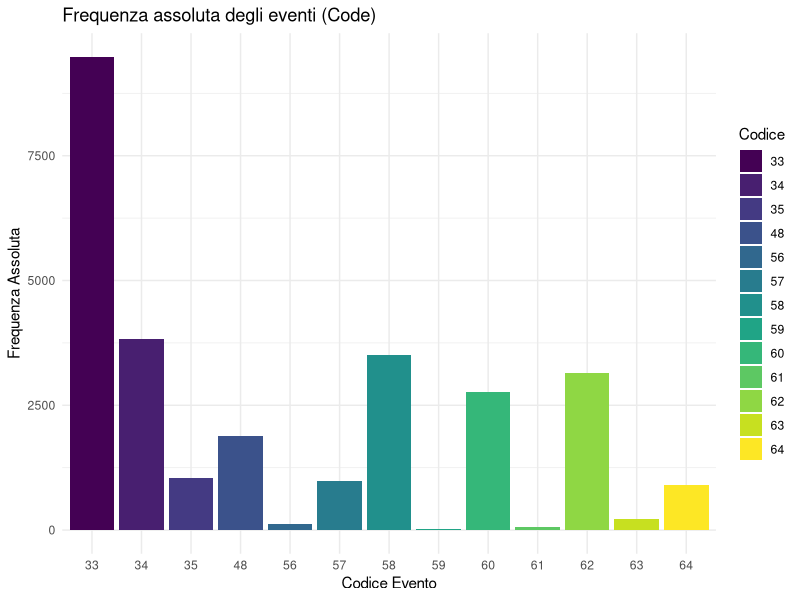
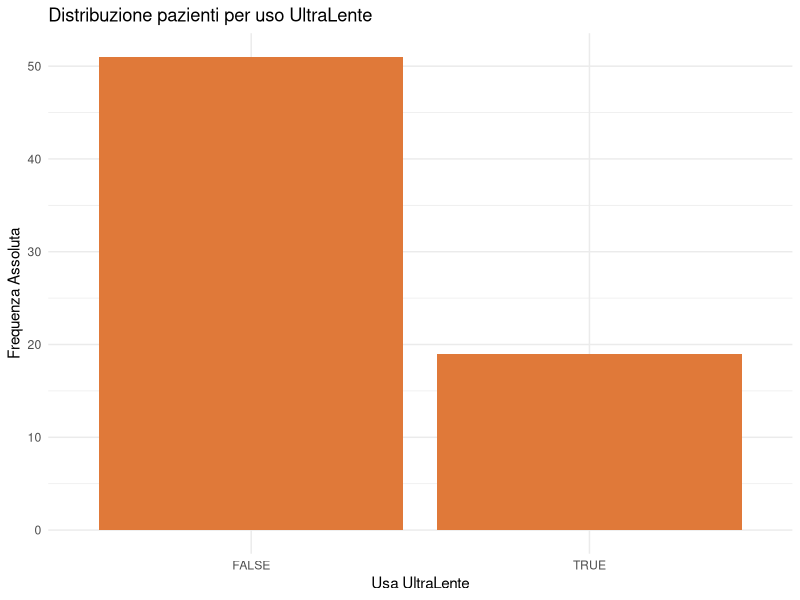
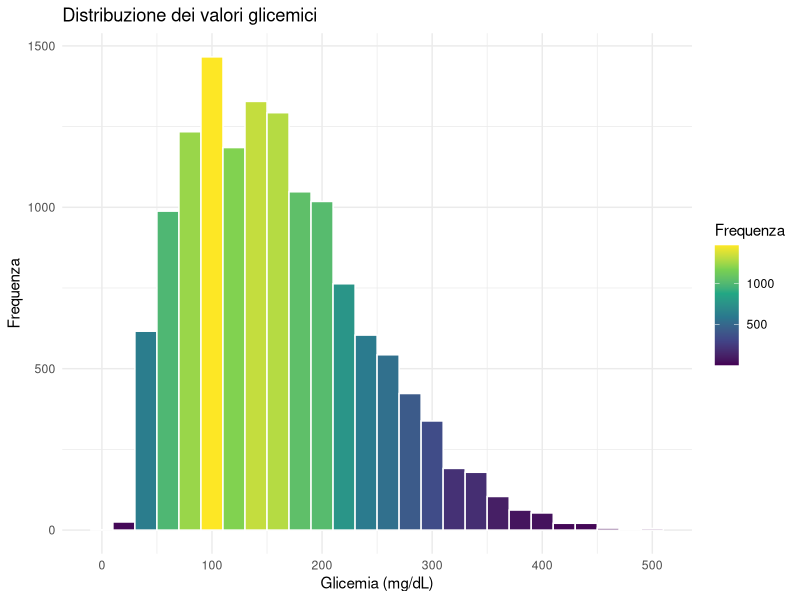
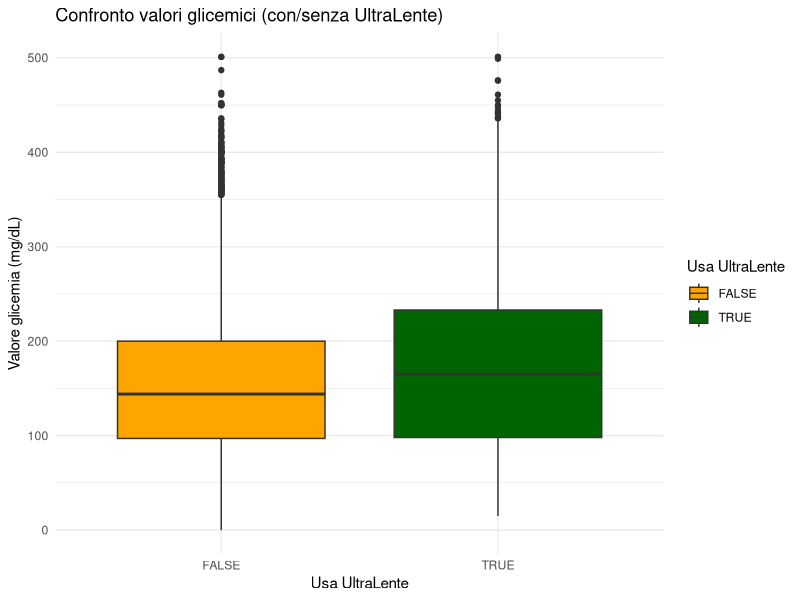
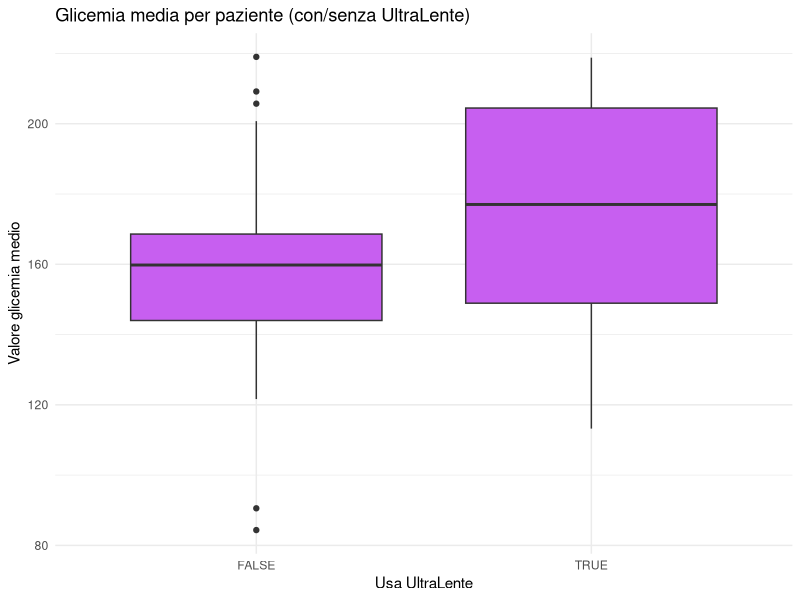
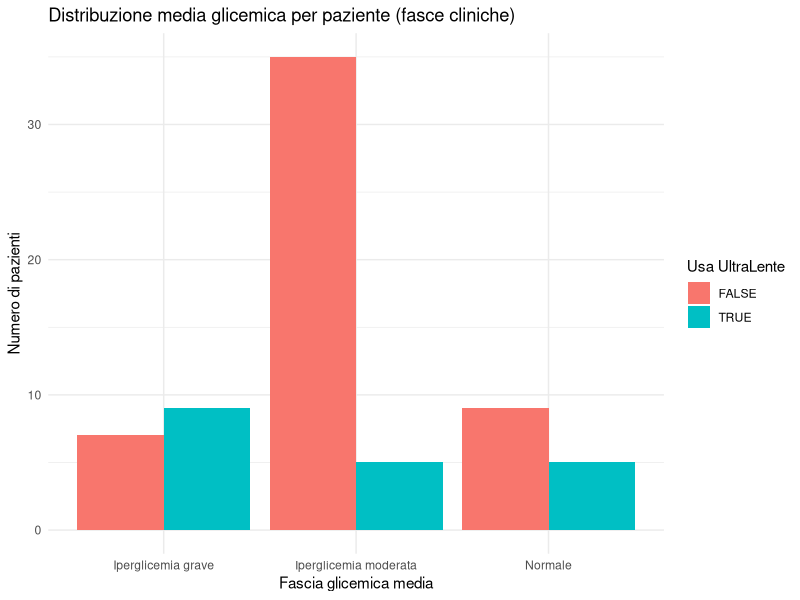
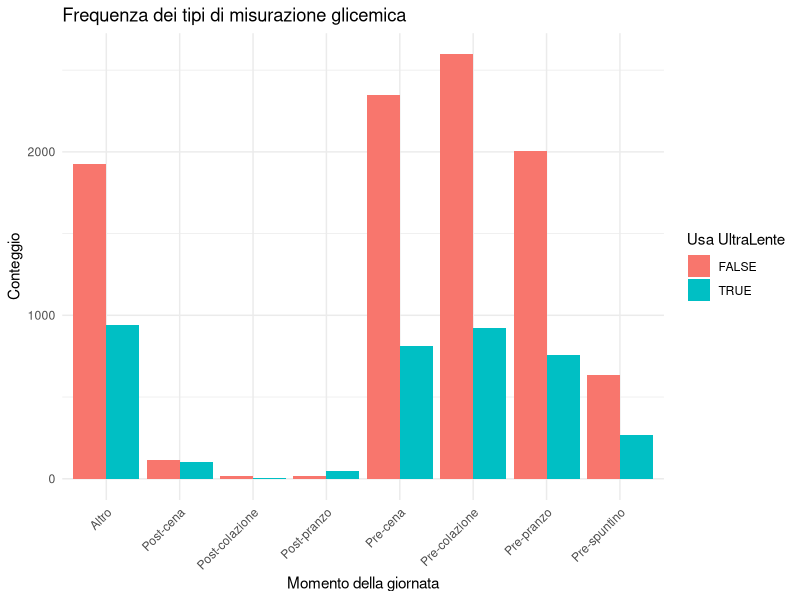
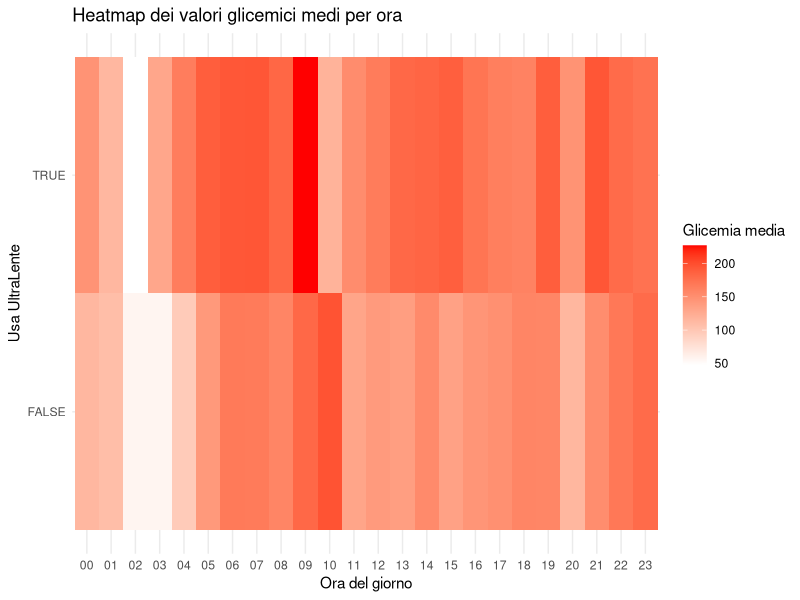

The R source for these figures, in order: (Note: this script raises an error after producing the figures.)
# 📦 Librerie necessarie
library(dplyr)
library(ggplot2)
library(readr)
library(viridis)
library(tidyr)

# 📂 Carica il dataset pulito contenente tutte le misurazioni e l'etichetta UltraLente
df <- read_csv("./dataset/diabetes_clean_data3.csv", 
               col_types = cols(
                 Date = col_character(),
                 Time = col_character(),
                 Code = col_integer(),
                 Value = col_double(),
                 PatientID = col_integer(),
                 UsesUltraLente = col_logical()
               ))

# 🔢 Calcolo frequenza assoluta e relativa per ciascun tipo di evento (codice)
frequenze_code <- df %>%
  group_by(Code) %>%
  summarise(FreqAssoluta = n()) %>%
  mutate(FreqRelativa = round(FreqAssoluta / sum(FreqAssoluta), 4))

# 📋 Stampa la tabella dei codici evento
print(frequenze_code)

# 📊 Grafico: distribuzione degli eventi con colori viridis diversi per codice
plot_code <- ggplot(frequenze_code, aes(x = factor(Code), y = FreqAssoluta, fill = factor(Code))) +
  geom_bar(stat = "identity") +
  labs(
    title = "Frequenza assoluta degli eventi (Code)",
    x = "Codice Evento",
    y = "Frequenza Assoluta",
    fill = "Codice"
  ) +
  theme_minimal() +
  scale_fill_viridis_d(option = "D")  # puoi anche provare: "A", "B", "C", "E", "F"

# 💾 Salva il grafico
ggsave("grafici_plot/frequenza_code.pdf", plot = plot_code, width = 6, height = 4, dpi = 300)



# 📊 Grafico: quanti pazienti usano UltraLente e quanti no
distrib_ultralente <- df %>%
  distinct(PatientID, UsesUltraLente) %>%
  count(UsesUltraLente, name = "FreqAssoluta") %>%
  mutate(FreqRelativa = round(FreqAssoluta / sum(FreqAssoluta), 4))
print(distrib_ultralente)

plot_ultralente <- ggplot(distrib_ultralente, aes(x = as.factor(UsesUltraLente), y = FreqAssoluta)) +
  geom_bar(stat = "identity", fill = "#e07939") +
  labs(
    title = "Distribuzione pazienti per uso UltraLente",
    x = "Usa UltraLente",
    y = "Frequenza Assoluta"
  ) +
  theme_minimal()
ggsave("grafici_plot/distribuzione_ultralente.pdf", plot = plot_ultralente, width = 6, height = 4, dpi = 300)

# 🩸 Filtra solo i codici relativi alle misurazioni glicemiche
glucose_codes <- c(48, 57, 58, 59, 60, 61, 62, 63, 64)
glucose_df <- df %>%
  filter(Code %in% glucose_codes)

# 📊 Istogramma con colori viridis in base alla frequenza
glicem <- ggplot(glucose_df, aes(x = Value)) +
  geom_histogram(aes(fill = ..count..), binwidth = 20, color = "white") +
  scale_fill_viridis_c(option = "D") +  # puoi cambiare palette qui (A, B, C, etc.)
  labs(
    title = "Distribuzione dei valori glicemici",
    x = "Glicemia (mg/dL)",
    y = "Frequenza",
    fill = "Frequenza"
  ) +
  theme_minimal()

# 💾 Salvataggio in PDF nella cartella grafici
ggsave("grafici_plot/distribuzione_valori_glicemici.pdf", plot = glicem, width = 6, height = 4, dpi = 300)


# 📊 Grafico: boxplot delle glicemie per tutti i pazienti, divisi per uso UltraLente
boxplot_glicemia <- ggplot(glucose_df, aes(x = as.factor(UsesUltraLente), y = Value, fill = as.factor(UsesUltraLente))) +
  geom_boxplot() +
  labs(
    title = "Confronto valori glicemici (con/senza UltraLente)",
    x = "Usa UltraLente",
    y = "Valore glicemia (mg/dL)"
  ) +
  theme_minimal() +
  scale_fill_manual(values = c("orange", "darkgreen"), name = "Usa UltraLente")
ggsave("grafici_plot/boxplot_glicemia_ultralente.pdf", plot = boxplot_glicemia, width = 6, height = 4, dpi = 300)

# 📊 Calcolo media glicemica per ogni paziente
media_paziente <- glucose_df %>%
  group_by(PatientID, UsesUltraLente) %>%
  summarise(ValoreMedio = mean(Value), .groups = "drop")

# 📊 Grafico: boxplot della glicemia media per paziente, divisi per gruppo
boxplot_media <- ggplot(media_paziente, aes(x = as.factor(UsesUltraLente), y = ValoreMedio)) +
  geom_boxplot(fill = "#c75ff0") +
  labs(
    title = "Glicemia media per paziente (con/senza UltraLente)",
    x = "Usa UltraLente",
    y = "Valore glicemia medio"
  ) +
  theme_minimal()
ggsave("grafici_plot/boxplot_media_glicemica_per_paziente.pdf", plot = boxplot_media, width = 6, height = 4, dpi = 300)

# 📊 Classifica ogni paziente in una fascia clinica in base alla glicemia media
media_paziente <- media_paziente %>%
  mutate(
    FasciaMedia = case_when(
      ValoreMedio < 70 ~ "Ipoglicemia",
      ValoreMedio <= 140 ~ "Normale",
      ValoreMedio <= 180 ~ "Iperglicemia moderata",
      TRUE ~ "Iperglicemia grave"
    )
  )

# 📊 Grafico: distribuzione dei pazienti in fasce cliniche (basata sulla media)
fasce_media <- media_paziente %>%
  group_by(UsesUltraLente, FasciaMedia) %>%
  summarise(Count = n(), .groups = "drop")

grafico_fasce_media <- ggplot(fasce_media, aes(x = FasciaMedia, y = Count, fill = as.factor(UsesUltraLente))) +
  geom_bar(stat = "identity", position = "dodge") +
  labs(
    title = "Distribuzione media glicemica per paziente (fasce cliniche)",
    x = "Fascia glicemica media",
    y = "Numero di pazienti",
    fill = "Usa UltraLente"
  ) +
  theme_minimal()
ggsave("grafici_plot/fasce_glicemia_media_per_paziente.pdf", plot = grafico_fasce_media, width = 7, height = 4.5, dpi = 300)

# 📊 Mappa dei codici a momenti della giornata
glucose_df <- glucose_df %>%
  mutate(Misurazione = case_when(
    Code == 58 ~ "Pre-colazione",
    Code == 59 ~ "Post-colazione",
    Code == 60 ~ "Pre-pranzo",
    Code == 61 ~ "Post-pranzo",
    Code == 62 ~ "Pre-cena",
    Code == 63 ~ "Post-cena",
    Code == 64 ~ "Pre-spuntino",
    TRUE ~ "Altro"
  ))

# 📈 Conteggio per tipo di misurazione
tipi_misurazione <- glucose_df %>%
  group_by(UsesUltraLente, Misurazione) %>%
  summarise(Count = n(), .groups = "drop")

# 📊 Grafico leggibile della frequenza dei tipi di misurazione glicemica
grafico_misure <- ggplot(tipi_misurazione, aes(x = Misurazione, y = Count, fill = as.factor(UsesUltraLente))) +
  geom_bar(stat = "identity", position = "dodge") +
  labs(
    title = "Frequenza dei tipi di misurazione glicemica",
    x = "Momento della giornata",
    y = "Conteggio",
    fill = "Usa UltraLente"
  ) +
  theme_minimal() +
  theme(axis.text.x = element_text(angle = 45, hjust = 1))  # 👈 Etichette ruotate a 45°

# 💾 Salva in PDF con dimensione adeguata
ggsave("grafici_plot/frequenza_misure_glicemiche.pdf", plot = grafico_misure, width = 9, height = 5, dpi = 300)


# 📊 Heatmap: valori glicemici medi per ora del giorno, divisi per uso UltraLente
# Questo grafico mostra a che ora del giorno i valori medi di glicemia sono più alti o più bassi,
# separando i pazienti in base all'uso dell'insulina UltraLente (TRUE/FALSE)

heatmap_ora <- glucose_df %>%
  mutate(Ora = format(as.POSIXct(DateTime), "%H")) %>%
  group_by(Ora, UsesUltraLente) %>%
  summarise(Media = mean(Value), .groups = "drop") %>%
  ggplot(aes(x = Ora, y = as.factor(UsesUltraLente), fill = Media)) +
  geom_tile() +
  scale_fill_gradient(low = "white", high = "red") +
  labs(
    title = "Heatmap dei valori glicemici medi per ora",
    x = "Ora del giorno",
    y = "Usa UltraLente",
    fill = "Glicemia media"
  ) +
  theme_minimal()

# 💾 Salvataggio della heatmap nella cartella 'grafici'
ggsave("grafici_plot/heatmap_glicemia_media_per_ora.pdf", plot = heatmap_ora, width = 8, height = 4.5, dpi = 300)

# 📊 Boxplot: distribuzione glicemia per ogni paziente
boxplot_per_paziente <- ggplot(glucose_df, aes(x = as.factor(PatientID), y = Value)) +
  geom_boxplot(outlier.size = 0.5, fill = "skyblue") +
  labs(
    title = "Distribuzione glicemica per paziente",
    x = "ID Paziente",
    y = "Glicemia (mg/dL)"
  ) +
  theme_minimal() +
  theme(axis.text.x = element_blank())  # nasconde le etichette pazienti per chiarezza

ggsave("grafici_plot/boxplot_glicemia_per_paziente.pdf", plot = boxplot_per_paziente, width = 10, height = 5, dpi = 300)

# 📊 Boxplot: glicemia per giorno della settimana ordinato correttamente in inglese
boxplot_per_giorno <- glucose_df %>%
  mutate(
    GiornoSettimana = weekdays(as.Date(DateTime)),
    GiornoSettimana = factor(GiornoSettimana,
                             levels = c("Monday", "Tuesday", "Wednesday", 
                                        "Thursday", "Friday", "Saturday", "Sunday"))
  ) %>%
  ggplot(aes(x = GiornoSettimana, y = Value)) +
  geom_boxplot(fill = "#ff66b2") +
  labs(
    title = "Distribuzione glicemica per giorno della settimana",
    x = "Giorno",
    y = "Glicemia (mg/dL)"
  ) +
  theme_minimal()

ggsave("grafici_plot/boxplot_glicemia_per_giorno.pdf", plot = boxplot_per_giorno, width = 8, height = 5, dpi = 300)

# 📊 Kernel Density Plot dei valori glicemici per gruppo UltraLente
density_plot <- ggplot(glucose_df, aes(x = Value, fill = as.factor(UsesUltraLente), color = as.factor(UsesUltraLente))) +
  geom_density(alpha = 0.4, size = 1) +
  scale_fill_viridis_d(option = "D", name = "Usa UltraLente") +
  scale_color_viridis_d(option = "D", name = "Usa UltraLente") +
  labs(
    title = "Distribuzione di densità dei valori glicemici",
    x = "Glicemia (mg/dL)",
    y = "Densità"
  ) +
  theme_minimal()

# 💾 Salvataggio
ggsave("grafici_plot/densita_valori_glicemici.pdf", plot = density_plot, width = 7, height = 4.5, dpi = 300)

glucose_df <- glucose_df %>%
  mutate(Misurazione = case_when(
    Code == 58 ~ "Pre-colazione",
    Code == 59 ~ "Post-colazione",
    Code == 60 ~ "Pre-pranzo",
    Code == 61 ~ "Post-pranzo",
    Code == 62 ~ "Pre-cena",
    Code == 63 ~ "Post-cena",
    Code == 64 ~ "Pre-spuntino",
    TRUE ~ "Altro"
  ))

density_misurazione <- ggplot(glucose_df, aes(x = Value, color = Misurazione, fill = Misurazione)) +
  geom_density(alpha = 0.3) +
  labs(
    title = "Distribuzione dei valori glicemici per momento della giornata",
    x = "Glicemia (mg/dL)",
    y = "Densità"
  ) +
  theme_minimal()

ggsave("grafici_plot/densita_glicemia_per_misurazione.pdf", plot = density_misurazione, width = 8, height = 5, dpi = 300)

media_giornaliera <- glucose_df %>%
  mutate(Data = as.Date(DateTime)) %>%
  group_by(PatientID, Data, UsesUltraLente) %>%
  summarise(Media = mean(Value), .groups = "drop")

density_giorno <- ggplot(media_giornaliera, aes(x = Media, fill = as.factor(UsesUltraLente), color = as.factor(UsesUltraLente))) +
  geom_density(alpha = 0.4) +
  labs(
    title = "Distribuzione della glicemia media giornaliera",
    x = "Glicemia media (mg/dL)",
    y = "Densità",
    fill = "Usa UltraLente",
    color = "Usa UltraLente"
  ) +
  theme_minimal()

ggsave("grafici_plot/densita_media_giornaliera.pdf", plot = density_giorno, width = 8, height = 5, dpi = 300)

glucose_df <- glucose_df %>%
  mutate(GiornoSettimana = weekdays(as.Date(DateTime)))

# Ordina i giorni della settimana in inglese
glucose_df$GiornoSettimana <- factor(glucose_df$GiornoSettimana,
  levels = c("Monday", "Tuesday", "Wednesday", "Thursday", "Friday", "Saturday", "Sunday"))

density_giorni <- ggplot(glucose_df, aes(x = Value, fill = GiornoSettimana, color = GiornoSettimana)) +
  geom_density(alpha = 0.3) +
  labs(
    title = "Distribuzione dei valori glicemici per giorno della settimana",
    x = "Glicemia (mg/dL)",
    y = "Densità"
  ) +
  theme_minimal()

ggsave("grafici_plot/densita_giorni_settimana.pdf", plot = density_giorni, width = 9, height = 5, dpi = 300)



# 🔢 Codici associati alle misurazioni glicemiche
glucose_codes <- c(48, 57, 58, 59, 60, 61, 62, 63, 64)

# 📊 Creazione tabella con frequenze per tipo di evento per ciascun paziente
glicemia_per_insulina <- df2 %>%
  # Tieni solo i record di misurazione glicemica e somministrazione insulina
  filter(Code %in% c(glucose_codes, 33, 34, 35)) %>%
  
  # Crea una nuova colonna testuale che identifica il tipo di evento
  mutate(Evento = case_when(
    Code == 33 ~ "Insulina Regular",
    Code == 34 ~ "Insulina NPH",
    Code == 35 ~ "Insulina UltraLente",
    Code %in% glucose_codes ~ "Glicemia",
    TRUE ~ "Altro"
  )) %>%
  
  # Conta il numero di eventi per combinazione PatientID + Evento
  count(PatientID, Evento) %>%
  
  # Riorganizza la tabella: una colonna per ogni tipo di evento
  pivot_wider(names_from = Evento, values_from = n, values_fill = 0)

# 🔁 Converte in formato long per la heatmap (ogni riga = paziente × evento)
glicemia_long <- glicemia_per_insulina %>%
  pivot_longer(cols = -PatientID, names_to = "Evento", values_to = "Frequenza")

# 🎨 Crea una heatmap con ggplot
heatmap_plot <- ggplot(glicemia_long, aes(x = Evento, y = factor(PatientID), fill = Frequenza)) +
  geom_tile(color = "white") +  # Ogni cella è un rettangolo colorato
  scale_fill_viridis(name = "Frequenza", option = "D") +  # Palette viridis per la leggibilità
  labs(
    title = "Heatmap delle frequenze degli eventi per paziente",
    x = "Tipo di evento",
    y = "ID Paziente"
  ) +
  theme_minimal() +
  theme(
    axis.text.y = element_text(size = 5),        # Mostra le etichette dei pazienti (piccole)
    axis.ticks.y = element_line(size = 0.2)      # Aggiungi piccoli tick sull'asse Y
  )

# 💾 Salva il grafico in formato PDF nella cartella 'grafici_plot'
ggsave("grafici_plot/heatmap_eventi_pazienti.pdf", plot = heatmap_plot, width = 8, height = 6, dpi = 300)


